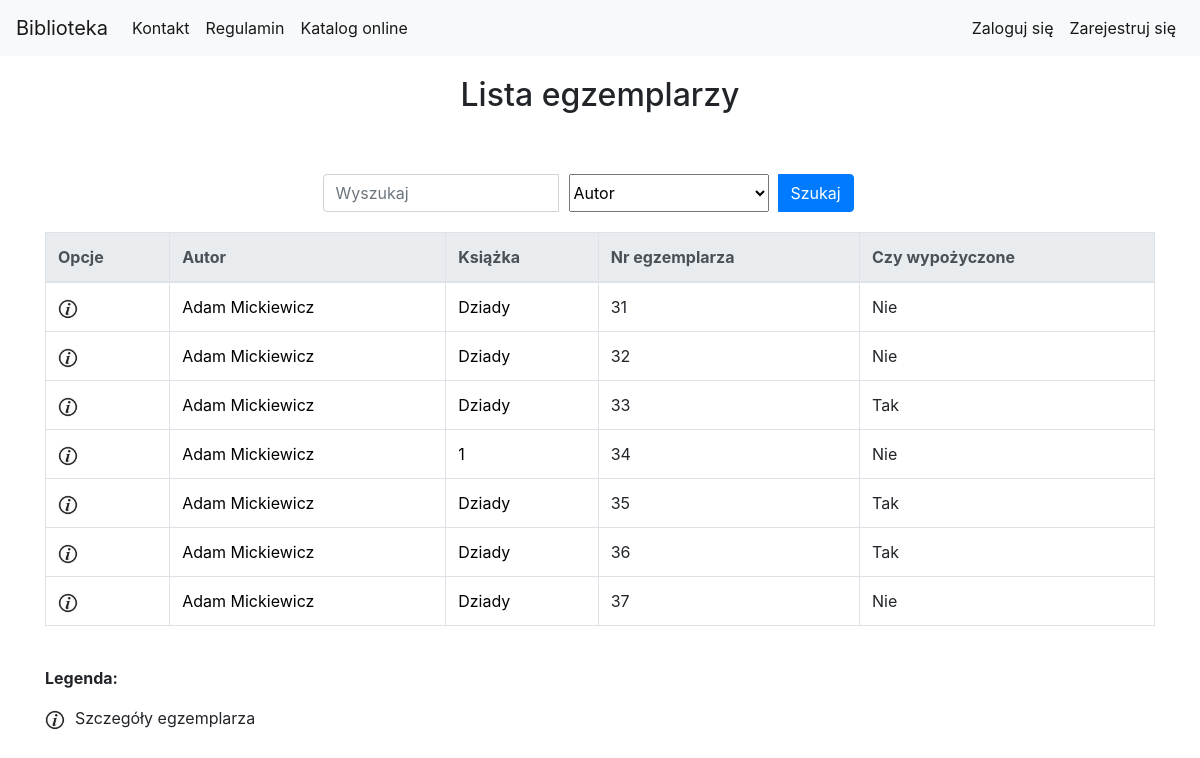
The app's page /library/book_copy_list/, older data.
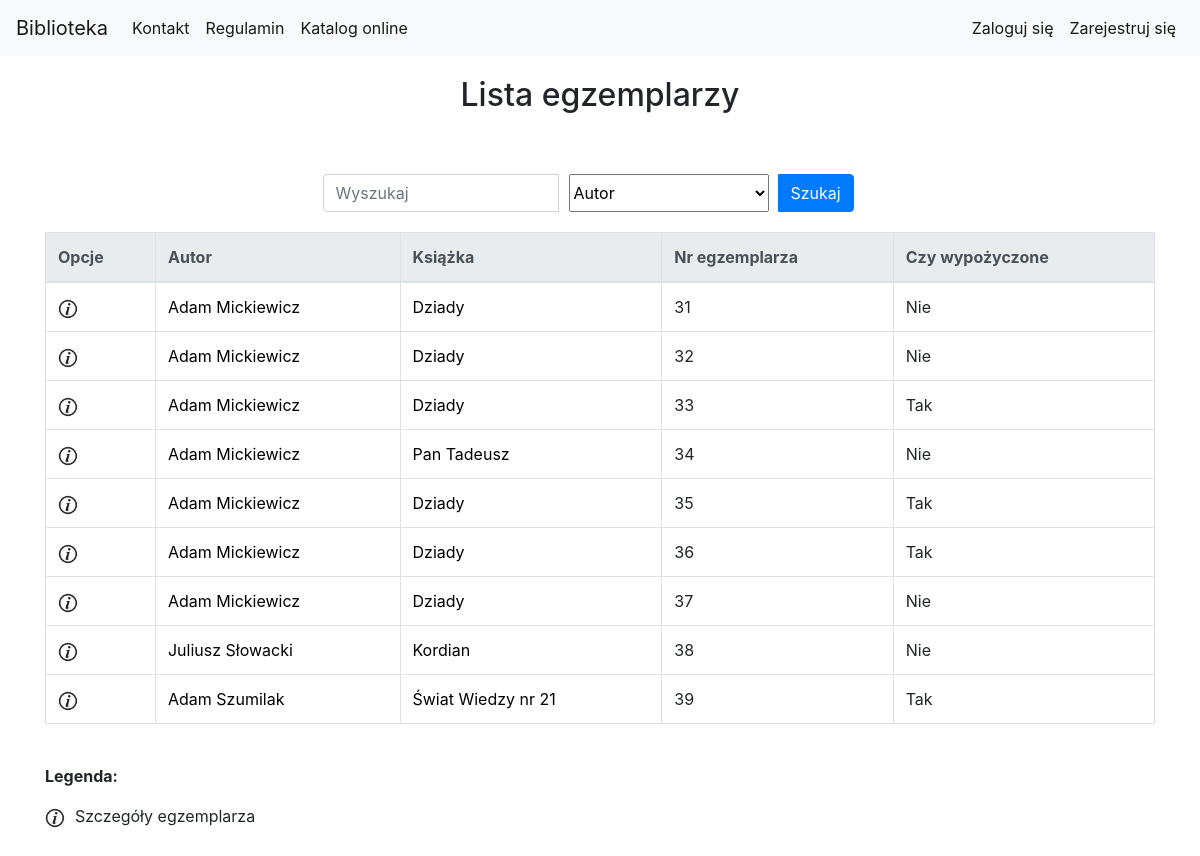
The same page, newer data.
### library_app/models.py (models this page shows, shortened)
class BookCopy(models.Model):
    book = models.ForeignKey(Book, related_name="bookcopies", verbose_name='Wybierz książkę') #teraz w templatce mozemy z poziomu klasy book odnosic sie do obiektow bookcopy, np {{book.bookcopies.count}} da liczbe kopii ksiazek ktore maja w polu book id danej ksiazki
    is_borrowed = models.BooleanField(default=False)

class Author(models.Model):
    first_name = models.CharField(max_length=200, verbose_name='Imię')
    last_name = models.CharField(max_length=200, verbose_name='Nazwisko')
    country = models.CharField(max_length=200, verbose_name='Kraj')
    biography = models.TextField(default='', blank=True, null=True, verbose_name='Biografia')
    birth_place = models.CharField(max_length=200, default='', blank=True, null=True, verbose_name='Miejsce urodzenia')
    image_url = models.URLField(default='', blank=True, null=True, verbose_name='Adres url portretu, zakończony rozszerzeniem')
    years_of_life = models.CharField(max_length=10, default='', blank=True, null=True, verbose_name='Lata życia')

class Book(models.Model):
    authors = models.ManyToManyField(Author, related_name='book_authors', verbose_name='Autorzy')
    category = models.ForeignKey(Category, related_name='book_categories', verbose_name='Kategoria')
    publishing_house = models.ForeignKey(PublishingHouse, related_name='publishing_houses', verbose_name='Wydawnictwo')
    isbn = models.CharField(max_length=30, unique=True, verbose_name='Numer ISBN')
    title = models.CharField(max_length=200, verbose_name='Tytuł')
    description = models.TextField(blank=True, default='', verbose_name='Opis')
    publish_date = models.DateField(default=datetime.now, blank=True, verbose_name='Data publikacji')
    edition = models.PositiveIntegerField(default=1, verbose_name='Numer wydania')
    image_url = models.URLField(default='', blank=True, null=True, verbose_name='Adres url okładki zakończony rozszerzeniem obrazu')
    add_date = models.DateTimeField(auto_now=True)
    slug = models.SlugField(allow_unicode=True, unique=True)

### library_app/views.py (the view)
class BookCopyListView(generic.ListView):
    model = models.BookCopy
    paginate_by = 10
    def get_queryset(self):
        search_query = self.request.GET.get("search_query")
        search_type = self.request.GET.get("search_type")
        if search_query is not None:
            if search_type == "title":
                return models.BookCopy.objects.all().filter(book__title__icontains=search_query)
            elif search_type == "author":
                authors_result = models.BookCopy.objects.all().filter(book__authors__first_name__icontains=search_query) | models.BookCopy.objects.all().filter(book__authors__last_name__icontains=search_query)
                return authors_result
            elif search_type == "bookcopy_nr":
                return models.BookCopy.objects.all().filter(id__icontains=search_query)
            elif search_type == "isbn":
                return models.BookCopy.objects.all().filter(book__isbn__icontains=search_query)
        else:
            return models.BookCopy.objects.all()

### library_app/templates/library_app/bookcopy_list.html (shortened to what the changed rows need)
{% extends "base.html" %}
{% load static %}
{% load custom_tags %}
{% block body_block %}
<div class="container">
    <div class="page-title">
        <h2>Lista egzemplarzy </h2>
    </div>
        {% if user.is_authenticated and user.is_superuser %}
            <div class="other_create_buttons">
                <a class="btn btn-primary" href="{% url 'library_app:bookcopy_create' %}">Dodaj egzemplarz książki</a>
            </div>
            <table class="table table-bordered table-hover">
                <thead class="thead-light">
                    <tr>
                        <th scope="col">Opcje</th>
                        <th scope="col">Autor</th>
                        <th scope="col">Książka</th>
                        <th scope="col">Nr egzemplarza</th>
                        <th scope="col">Pożyczone dla</th>
                        <th scope="col">Data wypożyczenia</th>
                        <th scope="col">Data oddania</th>
                    </tr>
                </thead>
                <tbody>
                    {% for bookcopy in bookcopy_list %}
                    {% get_bookcopy_borrow bookcopy.id as book_copy_borrow_obj %}
                    <tr>
                        <td>
                            <a href="{% url 'library_app:bookcopy_detail' pk=bookcopy.pk %}"><img src="{% static 'website_icons/info_ico.png' %}"
                                    alt="Szczegóły" width="20" height="20"></a>
                            {% if bookcopy.is_borrowed == False %}
                            <a href="{% url 'library_app:bookcopy_delete' pk=bookcopy.pk %}"><img src="{% static 'website_icons/del_ico.png' %}"
                                    alt="Usuń" width="20" height="20"></a>
                            {% else %}
                            <a href="{% url 'library_app:borrow_delete' pk=book_copy_borrow_obj.pk %}"><img src="{% static 'website_icons/del_borrow_ico.png' %}"
                                    alt="Usuń wypozyczenie" width="20" height="20"></a>
                            {% endif %}
                        </td>
                        <td>
                            {% for author in bookcopy.book.authors.all %}
                            <a href="{% url 'library_app:author_detail' pk=author.pk %}">{{author.first_name}} {{author.last_name}}</a>
                            {% endfor %}
                        </td>
                        <td><a href="{% url 'library_app:book_detail' pk=bookcopy.book.pk %}">{{bookcopy.book.title}}</a></td>
                        <td><a href="{% url 'library_app:bookcopy_detail' pk=bookcopy.pk %}"></a>{{bookcopy.id}}</a></td>
                        {% if book_copy_borrow_obj %}
                        <td>{{book_copy_borrow_obj.user.get_full_name}}</a></td>
                        <td>{{book_copy_borrow_obj.borrow_date}}</a></td>
                        <td>{{book_copy_borrow_obj.receive_date}}</a></td>
                        {% else %}
                        <td>-</td>
                        <td>-</td>
                        <td>-</td>
                        {% endif %}
                    </tr>
                    {% endfor %}
                </tbody>
            </table>
        {% else %}
            <table class="table table-bordered table-hover">
                <thead class="thead-light">
                    <tr>
                        <th scope="col">Opcje</th>
                        <th scope="col">Autor</th>
                        <th scope="col">Książka</th>
                        <th scope="col">Nr egzemplarza</th>
                        <th scope="col">Czy wypożyczone</th>
                    </tr>
                </thead>
                <tbody>
                    {% for bookcopy in bookcopy_list %}
                    <tr>
                        <td>
                            <a href="{% url 'library_app:bookcopy_detail' pk=bookcopy.pk %}"><img src="{% static 'website_icons/info_ico.png' %}"
                                    alt="Szczegóły" width="20" height="20"></a>
                        </td>
                        <td>
                            {% for author in bookcopy.book.authors.all %}
                            <a href="{% url 'library_app:author_detail' pk=author.pk %}">{{author.first_name}} {{author.last_name}}</a>
                            {% endfor %}
                        </td>
                        <td><a href="{% url 'library_app:book_detail' pk=bookcopy.book.pk %}">{{bookcopy.book.title}}</a></td>
                        <td><a href="{% url 'library_app:bookcopy_detail' pk=bookcopy.pk %}"></a>{{bookcopy.id}}</a></td>
                        <td>
                            {% if bookcopy.is_borrowed %}
                                Tak
                            {% else %}
                                Nie
                            {% endif %}
                        </td>
                    </tr>
                    {% endfor %}
                </tbody>
            </table>
        {% endif %}
</div>
{% endblock %}

Row changes from the older to the newer data that the page shows:
changed through a linked row, BookCopy id 34: book "1" → "Pan Tadeusz"
added BookCopy: book "Kordian", id "38", is_borrowed "Nie"
added Author: first_name "Juliusz", last_name "Słowacki", shown under "Kordian"
added BookCopy: book "Świat Wiedzy nr 21", id "39", is_borrowed "Tak"
added Author: first_name "Adam", last_name "Szumilak", shown under "Świat Wiedzy nr 21"
